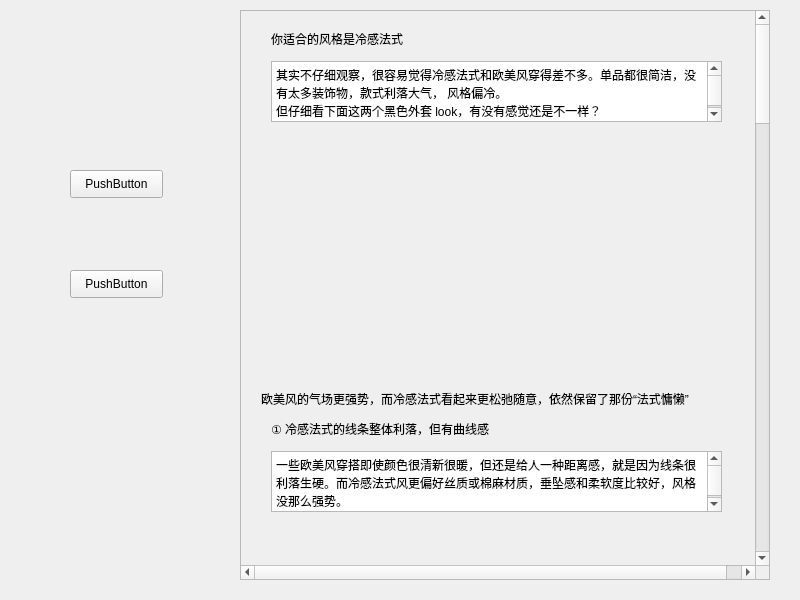
<?xml version="1.0" encoding="UTF-8"?>
<ui version="4.0">
 <class>cw_b_t</class>
 <widget class="QWidget" name="cw_b_t">
  <property name="geometry">
   <rect>
    <x>0</x>
    <y>0</y>
    <width>800</width>
    <height>600</height>
   </rect>
  </property>
  <property name="windowTitle">
   <string>Form</string>
  </property>
  <widget class="QScrollArea" name="scrollArea">
   <property name="geometry">
    <rect>
     <x>240</x>
     <y>10</y>
     <width>530</width>
     <height>570</height>
    </rect>
   </property>
   <property name="verticalScrollBarPolicy">
    <enum>Qt::ScrollBarAlwaysOn</enum>
   </property>
   <property name="horizontalScrollBarPolicy">
    <enum>Qt::ScrollBarAlwaysOn</enum>
   </property>
   <property name="widgetResizable">
    <bool>false</bool>
   </property>
   <widget class="QWidget" name="scrollAreaWidgetContents">
    <property name="geometry">
     <rect>
      <x>0</x>
      <y>0</y>
      <width>530</width>
      <height>2950</height>
     </rect>
    </property>
    <property name="minimumSize">
     <size>
      <width>500</width>
      <height>2000</height>
     </size>
    </property>
    <widget class="QLabel" name="label">
     <property name="geometry">
      <rect>
       <x>30</x>
       <y>20</y>
       <width>221</width>
       <height>16</height>
      </rect>
     </property>
     <property name="text">
      <string>你适合的风格是冷感法式</string>
     </property>
    </widget>
    <widget class="QTextBrowser" name="textBrowser">
     <property name="geometry">
      <rect>
       <x>30</x>
       <y>50</y>
       <width>451</width>
       <height>61</height>
      </rect>
     </property>
     <property name="html">
      <string>&lt;!DOCTYPE HTML PUBLIC &quot;-//W3C//DTD HTML 4.0//EN&quot; &quot;http://www.w3.org/TR/REC-html40/strict.dtd&quot;&gt;
&lt;html&gt;&lt;head&gt;&lt;meta name=&quot;qrichtext&quot; content=&quot;1&quot; /&gt;&lt;style type=&quot;text/css&quot;&gt;
p, li { white-space: pre-wrap; }
&lt;/style&gt;&lt;/head&gt;&lt;body style=&quot; font-family:'SimSun'; font-size:9pt; font-weight:400; font-style:normal;&quot;&gt;
&lt;p style=&quot; margin-top:0px; margin-bottom:0px; margin-left:0px; margin-right:0px; -qt-block-indent:0; text-indent:0px;&quot;&gt;其实不仔细观察，很容易觉得冷感法式和欧美风穿得差不多。单品都很简洁，没有太多装饰物，款式利落大气， 风格偏冷。&lt;/p&gt;
&lt;p style=&quot; margin-top:0px; margin-bottom:0px; margin-left:0px; margin-right:0px; -qt-block-indent:0; text-indent:0px;&quot;&gt;但仔细看下面这两个黑色外套 look，有没有感觉还是不一样？&lt;/p&gt;&lt;/body&gt;&lt;/html&gt;</string>
     </property>
    </widget>
    <widget class="QLabel" name="label_2">
     <property name="geometry">
      <rect>
       <x>30</x>
       <y>120</y>
       <width>441</width>
       <height>251</height>
      </rect>
     </property>
     <property name="text">
      <string/>
     </property>
    </widget>
    <widget class="QTextBrowser" name="textBrowser_2">
     <property name="geometry">
      <rect>
       <x>30</x>
       <y>440</y>
       <width>451</width>
       <height>61</height>
      </rect>
     </property>
     <property name="html">
      <string>&lt;!DOCTYPE HTML PUBLIC &quot;-//W3C//DTD HTML 4.0//EN&quot; &quot;http://www.w3.org/TR/REC-html40/strict.dtd&quot;&gt;
&lt;html&gt;&lt;head&gt;&lt;meta name=&quot;qrichtext&quot; content=&quot;1&quot; /&gt;&lt;style type=&quot;text/css&quot;&gt;
p, li { white-space: pre-wrap; }
&lt;/style&gt;&lt;/head&gt;&lt;body style=&quot; font-family:'SimSun'; font-size:9pt; font-weight:400; font-style:normal;&quot;&gt;
&lt;p style=&quot; margin-top:0px; margin-bottom:0px; margin-left:0px; margin-right:0px; -qt-block-indent:0; text-indent:0px;&quot;&gt;一些欧美风穿搭即使颜色很清新很暖，但还是给人一种距离感，就是因为线条很利落生硬。而冷感法式风更偏好丝质或棉麻材质，垂坠感和柔软度比较好，风格没那么强势。&lt;/p&gt;&lt;/body&gt;&lt;/html&gt;</string>
     </property>
    </widget>
    <widget class="QLabel" name="label_3">
     <property name="geometry">
      <rect>
       <x>20</x>
       <y>380</y>
       <width>471</width>
       <height>16</height>
      </rect>
     </property>
     <property name="text">
      <string>欧美风的气场更强势，而冷感法式看起来更松弛随意，依然保留了那份“法式慵懒”</string>
     </property>
    </widget>
    <widget class="QLabel" name="label_4">
     <property name="geometry">
      <rect>
       <x>30</x>
       <y>410</y>
       <width>331</width>
       <height>16</height>
      </rect>
     </property>
     <property name="text">
      <string>① 冷感法式的线条整体利落，但有曲线感</string>
     </property>
    </widget>
    <widget class="QLabel" name="label_5">
     <property name="geometry">
      <rect>
       <x>30</x>
       <y>510</y>
       <width>451</width>
       <height>231</height>
      </rect>
     </property>
     <property name="text">
      <string/>
     </property>
    </widget>
    <widget class="QTextBrowser" name="textBrowser_3">
     <property name="geometry">
      <rect>
       <x>30</x>
       <y>760</y>
       <width>451</width>
       <height>51</height>
      </rect>
     </property>
     <property name="html">
      <string>&lt;!DOCTYPE HTML PUBLIC &quot;-//W3C//DTD HTML 4.0//EN&quot; &quot;http://www.w3.org/TR/REC-html40/strict.dtd&quot;&gt;
&lt;html&gt;&lt;head&gt;&lt;meta name=&quot;qrichtext&quot; content=&quot;1&quot; /&gt;&lt;style type=&quot;text/css&quot;&gt;
p, li { white-space: pre-wrap; }
&lt;/style&gt;&lt;/head&gt;&lt;body style=&quot; font-family:'SimSun'; font-size:9pt; font-weight:400; font-style:normal;&quot;&gt;
&lt;p style=&quot; margin-top:0px; margin-bottom:0px; margin-left:0px; margin-right:0px; -qt-block-indent:0; text-indent:0px;&quot;&gt;下装部分，欧美风很喜欢帅气利落的西装裤，但冷感法式更常穿微喇或大腿处贴身的牛仔裤，会形成曲线感。&lt;/p&gt;&lt;/body&gt;&lt;/html&gt;</string>
     </property>
    </widget>
    <widget class="QLabel" name="label_6">
     <property name="geometry">
      <rect>
       <x>30</x>
       <y>820</y>
       <width>451</width>
       <height>241</height>
      </rect>
     </property>
     <property name="text">
      <string/>
     </property>
    </widget>
    <widget class="QTextBrowser" name="textBrowser_4">
     <property name="geometry">
      <rect>
       <x>30</x>
       <y>1090</y>
       <width>451</width>
       <height>101</height>
      </rect>
     </property>
     <property name="html">
      <string>&lt;!DOCTYPE HTML PUBLIC &quot;-//W3C//DTD HTML 4.0//EN&quot; &quot;http://www.w3.org/TR/REC-html40/strict.dtd&quot;&gt;
&lt;html&gt;&lt;head&gt;&lt;meta name=&quot;qrichtext&quot; content=&quot;1&quot; /&gt;&lt;style type=&quot;text/css&quot;&gt;
p, li { white-space: pre-wrap; }
&lt;/style&gt;&lt;/head&gt;&lt;body style=&quot; font-family:'SimSun'; font-size:9pt; font-weight:400; font-style:normal;&quot;&gt;
&lt;p style=&quot; margin-top:0px; margin-bottom:0px; margin-left:0px; margin-right:0px; -qt-block-indent:0; text-indent:0px;&quot;&gt;除了线条这种细节，单品整体的版型也很影响观感。欧美博主很喜欢特别有设计感、略隆重、吸引视线的穿搭，散发出一种“老娘全场最酷”的气场。&lt;/p&gt;
&lt;p style=&quot; margin-top:0px; margin-bottom:0px; margin-left:0px; margin-right:0px; -qt-block-indent:0; text-indent:0px;&quot;&gt;法式博主虽然也爱穿西装外套，但选的都是比较合身的版型，还经常加入格纹元素来增强休闲感，不会显得很隆重或者夸张。&lt;/p&gt;&lt;/body&gt;&lt;/html&gt;</string>
     </property>
    </widget>
    <widget class="QLabel" name="label_7">
     <property name="geometry">
      <rect>
       <x>30</x>
       <y>1070</y>
       <width>371</width>
       <height>16</height>
      </rect>
     </property>
     <property name="text">
      <string>② 冷感法式的版型日常不夸张</string>
     </property>
    </widget>
    <widget class="QLabel" name="label_8">
     <property name="geometry">
      <rect>
       <x>30</x>
       <y>1200</y>
       <width>451</width>
       <height>211</height>
      </rect>
     </property>
     <property name="text">
      <string/>
     </property>
    </widget>
    <widget class="QTextBrowser" name="textBrowser_5">
     <property name="geometry">
      <rect>
       <x>30</x>
       <y>1420</y>
       <width>451</width>
       <height>81</height>
      </rect>
     </property>
     <property name="html">
      <string>&lt;!DOCTYPE HTML PUBLIC &quot;-//W3C//DTD HTML 4.0//EN&quot; &quot;http://www.w3.org/TR/REC-html40/strict.dtd&quot;&gt;
&lt;html&gt;&lt;head&gt;&lt;meta name=&quot;qrichtext&quot; content=&quot;1&quot; /&gt;&lt;style type=&quot;text/css&quot;&gt;
p, li { white-space: pre-wrap; }
&lt;/style&gt;&lt;/head&gt;&lt;body style=&quot; font-family:'SimSun'; font-size:9pt; font-weight:400; font-style:normal;&quot;&gt;
&lt;p style=&quot; margin-top:0px; margin-bottom:0px; margin-left:0px; margin-right:0px; -qt-block-indent:0; text-indent:0px;&quot;&gt;而且相比欧美喜欢的宽松长款西装裤，法式风的裤型也很日常不挑人。最常见的是长度和宽松度都比较适中的九分直筒/微喇裤，对身材的包容性更好，矮个子也能穿。&lt;/p&gt;&lt;/body&gt;&lt;/html&gt;</string>
     </property>
    </widget>
    <widget class="QTextBrowser" name="textBrowser_6">
     <property name="geometry">
      <rect>
       <x>30</x>
       <y>1740</y>
       <width>451</width>
       <height>61</height>
      </rect>
     </property>
     <property name="html">
      <string>&lt;!DOCTYPE HTML PUBLIC &quot;-//W3C//DTD HTML 4.0//EN&quot; &quot;http://www.w3.org/TR/REC-html40/strict.dtd&quot;&gt;
&lt;html&gt;&lt;head&gt;&lt;meta name=&quot;qrichtext&quot; content=&quot;1&quot; /&gt;&lt;style type=&quot;text/css&quot;&gt;
p, li { white-space: pre-wrap; }
&lt;/style&gt;&lt;/head&gt;&lt;body style=&quot; font-family:'SimSun'; font-size:9pt; font-weight:400; font-style:normal;&quot;&gt;
&lt;p style=&quot; margin-top:0px; margin-bottom:0px; margin-left:0px; margin-right:0px; -qt-block-indent:0; text-indent:0px;&quot;&gt;简单总结一下，冷感法式的整体基调是冷风格，但不会特意去放大强调冷感。挑选单品时更看重日常舒适，避免让衣服成为主角和负担。&lt;/p&gt;&lt;/body&gt;&lt;/html&gt;</string>
     </property>
    </widget>
    <widget class="QLabel" name="label_9">
     <property name="geometry">
      <rect>
       <x>30</x>
       <y>1820</y>
       <width>241</width>
       <height>16</height>
      </rect>
     </property>
     <property name="text">
      <string>▍ 女性感的表达方式不同</string>
     </property>
    </widget>
    <widget class="QTextBrowser" name="textBrowser_7">
     <property name="geometry">
      <rect>
       <x>30</x>
       <y>1850</y>
       <width>451</width>
       <height>81</height>
      </rect>
     </property>
     <property name="html">
      <string>&lt;!DOCTYPE HTML PUBLIC &quot;-//W3C//DTD HTML 4.0//EN&quot; &quot;http://www.w3.org/TR/REC-html40/strict.dtd&quot;&gt;
&lt;html&gt;&lt;head&gt;&lt;meta name=&quot;qrichtext&quot; content=&quot;1&quot; /&gt;&lt;style type=&quot;text/css&quot;&gt;
p, li { white-space: pre-wrap; }
&lt;/style&gt;&lt;/head&gt;&lt;body style=&quot; font-family:'SimSun'; font-size:9pt; font-weight:400; font-style:normal;&quot;&gt;
&lt;p style=&quot; margin-top:0px; margin-bottom:0px; margin-left:0px; margin-right:0px; -qt-block-indent:0; text-indent:0px;&quot;&gt;欧美风一般会大胆直白地表现性感，比如直接穿紧身+露肤的背心吊带。&lt;/p&gt;
&lt;p style=&quot; margin-top:0px; margin-bottom:0px; margin-left:0px; margin-right:0px; -qt-block-indent:0; text-indent:0px;&quot;&gt;而冷感法式风很少出现这类单品，就算有多半也是作内搭，不把“展示身材”作为明确目的。&lt;/p&gt;&lt;/body&gt;&lt;/html&gt;</string>
     </property>
    </widget>
    <widget class="QLabel" name="label_10">
     <property name="geometry">
      <rect>
       <x>30</x>
       <y>1940</y>
       <width>451</width>
       <height>221</height>
      </rect>
     </property>
     <property name="text">
      <string/>
     </property>
    </widget>
    <widget class="QLabel" name="label_11">
     <property name="geometry">
      <rect>
       <x>30</x>
       <y>2170</y>
       <width>311</width>
       <height>16</height>
      </rect>
     </property>
     <property name="text">
      <string>▍ 法式风情的色彩也是典型标记</string>
     </property>
    </widget>
    <widget class="QTextBrowser" name="textBrowser_8">
     <property name="geometry">
      <rect>
       <x>30</x>
       <y>2200</y>
       <width>451</width>
       <height>111</height>
      </rect>
     </property>
     <property name="html">
      <string>&lt;!DOCTYPE HTML PUBLIC &quot;-//W3C//DTD HTML 4.0//EN&quot; &quot;http://www.w3.org/TR/REC-html40/strict.dtd&quot;&gt;
&lt;html&gt;&lt;head&gt;&lt;meta name=&quot;qrichtext&quot; content=&quot;1&quot; /&gt;&lt;style type=&quot;text/css&quot;&gt;
p, li { white-space: pre-wrap; }
&lt;/style&gt;&lt;/head&gt;&lt;body style=&quot; font-family:'SimSun'; font-size:9pt; font-weight:400; font-style:normal;&quot;&gt;
&lt;p style=&quot; margin-top:0px; margin-bottom:0px; margin-left:0px; margin-right:0px; -qt-block-indent:0; text-indent:0px;&quot;&gt;色彩也是风格表达的一部分，可以非常形象地塑造风格。&lt;/p&gt;
&lt;p style=&quot; margin-top:0px; margin-bottom:0px; margin-left:0px; margin-right:0px; -qt-block-indent:0; text-indent:0px;&quot;&gt;冷感法式风偏爱的颜色，是砖红、墨绿、深蓝这类浓郁的彩色，与基础色搭配，碰撞出沉稳不单调的法式韵味。&lt;/p&gt;
&lt;p style=&quot; margin-top:0px; margin-bottom:0px; margin-left:0px; margin-right:0px; -qt-block-indent:0; text-indent:0px;&quot;&gt;这种彩色不同于明艳法式风的高明度亮色。冷感法式的色彩明度更低，饱和度更高，沉郁庄重、艳而不俗，有种经过沉淀的故事感。&lt;/p&gt;&lt;/body&gt;&lt;/html&gt;</string>
     </property>
    </widget>
    <widget class="QLabel" name="label_12">
     <property name="geometry">
      <rect>
       <x>30</x>
       <y>2320</y>
       <width>451</width>
       <height>241</height>
      </rect>
     </property>
     <property name="text">
      <string/>
     </property>
    </widget>
    <widget class="QTextBrowser" name="textBrowser_9">
     <property name="geometry">
      <rect>
       <x>30</x>
       <y>2570</y>
       <width>451</width>
       <height>51</height>
      </rect>
     </property>
     <property name="html">
      <string>&lt;!DOCTYPE HTML PUBLIC &quot;-//W3C//DTD HTML 4.0//EN&quot; &quot;http://www.w3.org/TR/REC-html40/strict.dtd&quot;&gt;
&lt;html&gt;&lt;head&gt;&lt;meta name=&quot;qrichtext&quot; content=&quot;1&quot; /&gt;&lt;style type=&quot;text/css&quot;&gt;
p, li { white-space: pre-wrap; }
&lt;/style&gt;&lt;/head&gt;&lt;body style=&quot; font-family:'SimSun'; font-size:9pt; font-weight:400; font-style:normal;&quot;&gt;
&lt;p style=&quot; margin-top:0px; margin-bottom:0px; margin-left:0px; margin-right:0px; -qt-block-indent:0; text-indent:0px;&quot;&gt;冷感法式穿搭还喜欢把红棕色系用到下半身，来代替常见的黑色、蓝色，增强色彩感，营造法式氛围。&lt;/p&gt;&lt;/body&gt;&lt;/html&gt;</string>
     </property>
    </widget>
    <widget class="QLabel" name="label_13">
     <property name="geometry">
      <rect>
       <x>30</x>
       <y>1510</y>
       <width>451</width>
       <height>211</height>
      </rect>
     </property>
     <property name="text">
      <string/>
     </property>
    </widget>
    <widget class="QLabel" name="label_14">
     <property name="geometry">
      <rect>
       <x>30</x>
       <y>2640</y>
       <width>451</width>
       <height>241</height>
      </rect>
     </property>
     <property name="text">
      <string/>
     </property>
    </widget>
   </widget>
  </widget>
  <widget class="QPushButton" name="pushButton_2">
   <property name="geometry">
    <rect>
     <x>70</x>
     <y>170</y>
     <width>93</width>
     <height>28</height>
    </rect>
   </property>
   <property name="text">
    <string>PushButton</string>
   </property>
  </widget>
  <widget class="QPushButton" name="pushButton_3">
   <property name="geometry">
    <rect>
     <x>70</x>
     <y>270</y>
     <width>93</width>
     <height>28</height>
    </rect>
   </property>
   <property name="text">
    <string>PushButton</string>
   </property>
  </widget>
 </widget>
 <resources/>
 <connections/>
</ui>
